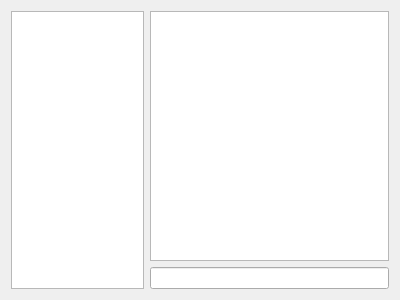
<?xml version="1.0" encoding="UTF-8"?>
<ui version="4.0">
 <class>ChatWidget</class>
 <widget class="QWidget" name="ChatWidget">
  <property name="geometry">
   <rect>
    <x>0</x>
    <y>0</y>
    <width>400</width>
    <height>300</height>
   </rect>
  </property>
  <property name="minimumSize">
   <size>
    <width>280</width>
    <height>210</height>
   </size>
  </property>
  <property name="maximumSize">
   <size>
    <width>400</width>
    <height>300</height>
   </size>
  </property>
  <property name="windowTitle">
   <string>ChatWidget</string>
  </property>
  <layout class="QHBoxLayout" name="horizontalLayout_2">
   <item>
    <layout class="QHBoxLayout" name="horizontalLayout">
     <item>
      <widget class="QListWidget" name="users">
       <property name="minimumSize">
        <size>
         <width>100</width>
         <height>0</height>
        </size>
       </property>
       <property name="maximumSize">
        <size>
         <width>150</width>
         <height>16777215</height>
        </size>
       </property>
      </widget>
     </item>
     <item>
      <layout class="QVBoxLayout" name="verticalLayout">
       <item>
        <widget class="QTextEdit" name="textEdit">
         <property name="readOnly">
          <bool>true</bool>
         </property>
        </widget>
       </item>
       <item>
        <widget class="QLineEdit" name="lineEdit"/>
       </item>
      </layout>
     </item>
    </layout>
   </item>
  </layout>
 </widget>
 <resources/>
 <connections/>
</ui>
